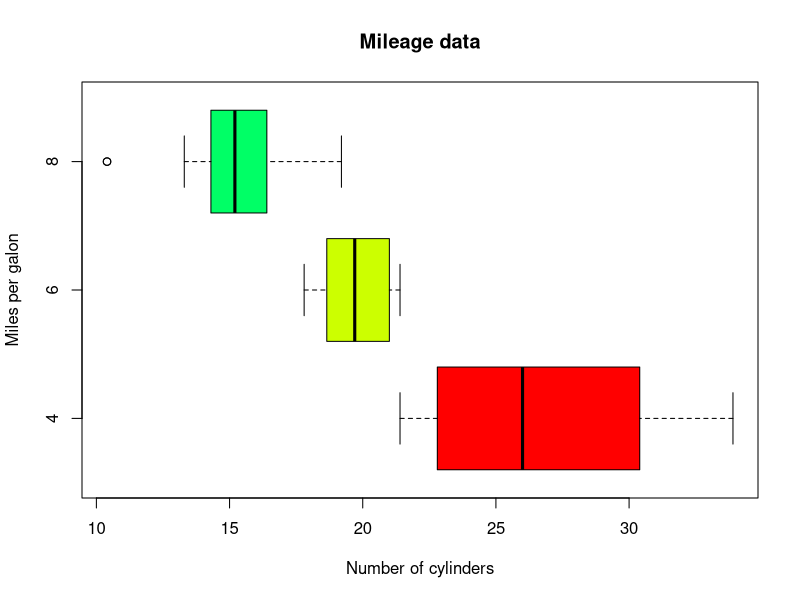
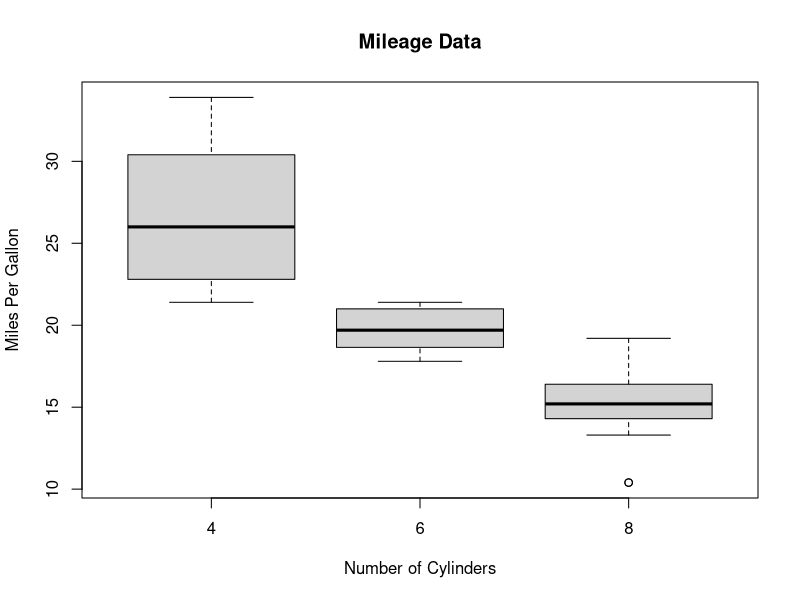

Source code (R) for these figures, in order:





datasets:: mtcars
input <- mtcars[,c('mpg','cyl')]
print(tail(input))

png(file = "boxplot.png")

boxplot(mpg ~ cyl, data = mtcars,
        xlab = "Number of cylinders",
        ylab = "Miles per galon",
        main = "Mileage data",
        col = rainbow(5),
        horizontal = TRUE
)


dev.off()
# Give the chart file a name.
png(file = "boxplot.png")

# Plot the chart.
boxplot(mpg ~ cyl, data = mtcars, 
        xlab = "Number of Cylinders",
        ylab = "Miles Per Gallon",
        main = "Mileage Data")

# Save the file.
dev.off()

